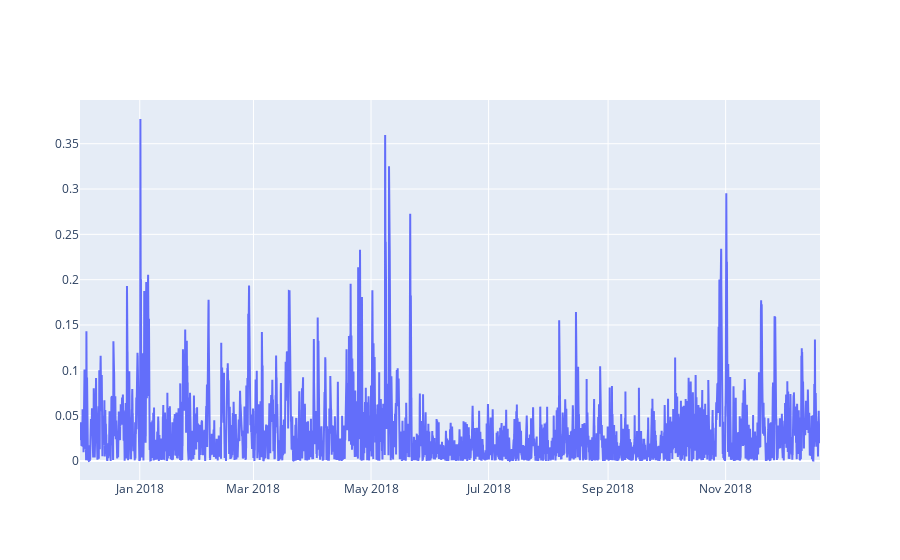

Notebook cell for this chart:
### Code cell
iplot([{"x": Y_test_full['ds'], "y": relative_error_on_test}])

### Figure 1 — Plotly figure (JSON) as saved in the notebook; plotly's stock layout.template omitted (floating-point values rounded to 4 significant figures; data arrays with more than 128 entries replaced by an {"elided": "..."} marker saying what was removed)
{"data": [{"type": "scatter", "x": {"elided": "9216 str values"}, "y": {"elided": "9216 float values"}}], "layout": {}}
